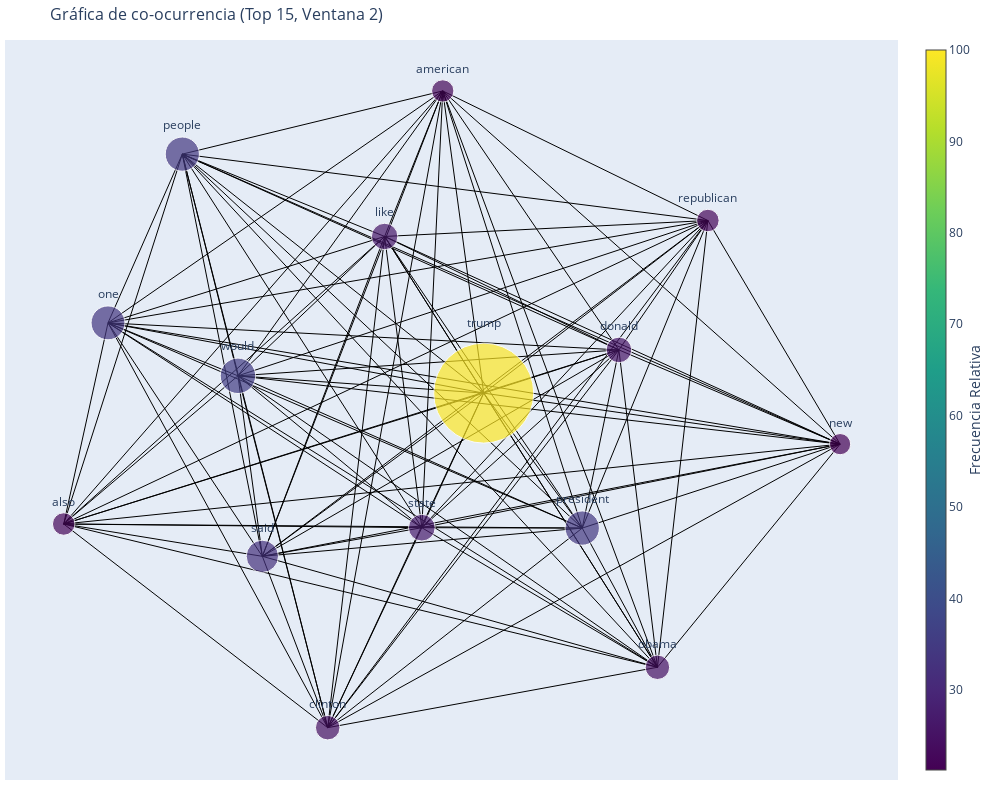

Notebook code cell kept with this figure:
### Code cell
GraficaCoOcurrencia(freq_dist_fake, texto_lematizado_fake, 15).mostrar_grafica()

### Figure 1 — Plotly figure (JSON) as saved in the notebook; plotly's stock layout.template omitted (floating-point values rounded to 4 significant figures; data arrays with more than 128 entries replaced by an {"elided": "..."} marker saying what was removed)
{"data": [{"hoverinfo": "none", "line": {"color": "black", "width": 1}, "mode": "lines", "type": "scatter", "x": {"elided": "360 float values"}, "y": {"elided": "360 float values"}}, {"hoverinfo": "text", "hovertext": ["donald<br>Conexiones: 15<br>Frecuencia: 16800", "trump<br>Conexiones: 15<br>Frecuencia: 65652", "american<br>Conexiones: 15<br>Frecuencia: 14657", "new<br>Conexiones: 15<br>Frecuencia: 13941", "president<br>Conexiones: 15<br>Frecuencia: 22522", "like<br>Conexiones: 15<br>Frecuencia: 17372", "one<br>Conexiones: 15<br>Frecuencia: 22257", "would<br>Conexiones: 15<br>Frecuencia: 23261", "obama<br>Conexiones: 15<br>Frecuencia: 16043", "also<br>Conexiones: 15<br>Frecuencia: 14771", "clinton<br>Conexiones: 15<br>Frecuencia: 16100", "people<br>Conexiones: 15<br>Frecuencia: 22434", "state<br>Conexiones: 15<br>Frecuencia: 17565", "republican<br>Conexiones: 15<br>Frecuencia: 14775", "said<br>Conexiones: 15<br>Frecuencia: 21221"], "marker": {"color": [25.59, 100, 22.33, 21.23, 34.31, 26.46, 33.9, 35.43, 24.44, 22.5, 24.52, 34.17, 26.75, 22.51, 32.32], "colorbar": {"thickness": 20, "title": {"side": "right", "text": "Frecuencia Relativa"}, "xanchor": "left"}, "colorscale": [[0, "#440154"], [0.1111, "#482878"], [0.2222, "#3e4989"], [0.3333, "#31688e"], [0.4444, "#26828e"], [0.5556, "#1f9e89"], [0.6667, "#35b779"], [0.7778, "#6ece58"], [0.8889, "#b5de2b"], [1, "#fde725"]], "line": {"width": 1}, "showscale": true, "size": [25.59, 100, 22.33, 21.23, 34.31, 26.46, 33.9, 35.43, 24.44, 22.5, 24.52, 34.17, 26.75, 22.51, 32.32]}, "mode": "markers+text", "text": ["donald", "trump", "american", "new", "president", "like", "one", "would", "obama", "also", "clinton", "people", "state", "republican", "said"], "textposition": "top center", "type": "scatter", "x": [0.431, 0.1359, 0.04652, 0.9137, 0.3509, -0.08029, -0.684, -0.4005, 0.5151, -0.7807, -0.2045, -0.5219, 0.0008443, 0.6251, -0.3472], "y": [0.1814, 0.04634, 0.9913, -0.1133, -0.3758, 0.5363, 0.266, 0.1004, -0.8111, -0.363, -1, 0.7938, -0.3745, 0.5862, -0.4641]}], "layout": {"height": 800, "hovermode": "closest", "margin": {"b": 20, "l": 5, "r": 5, "t": 40}, "showlegend": false, "title": {"font": {"size": 16}, "text": "Gráfica de co-ocurrencia (Top 15, Ventana 2)"}, "width": 1000, "xaxis": {"autorange": true, "range": [-0.9088, 1.04], "showgrid": false, "showticklabels": false, "type": "linear", "zeroline": false}, "yaxis": {"autorange": true, "range": [-1.164, 1.151], "showgrid": false, "showticklabels": false, "type": "linear", "zeroline": false}}}
